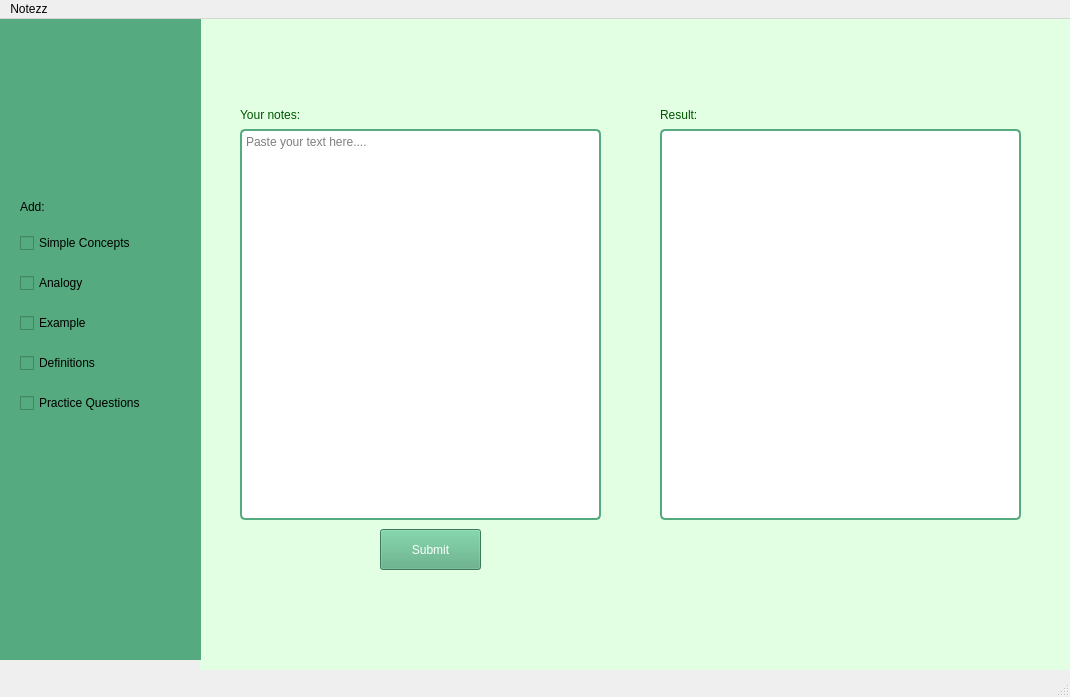
<?xml version="1.0" encoding="UTF-8"?>
<ui version="4.0">
 <class>MainWindow</class>
 <widget class="QMainWindow" name="MainWindow">
  <property name="geometry">
   <rect>
    <x>0</x>
    <y>0</y>
    <width>1070</width>
    <height>697</height>
   </rect>
  </property>
  <property name="windowTitle">
   <string>MainWindow</string>
  </property>
  <widget class="QWidget" name="centralwidget">
   <widget class="QWidget" name="main_widget" native="true">
    <property name="geometry">
     <rect>
      <x>200</x>
      <y>0</y>
      <width>871</width>
      <height>651</height>
     </rect>
    </property>
    <property name="styleSheet">
     <string notr="true">background-color: rgb(226, 255, 227);</string>
    </property>
    <widget class="QLabel" name="your_notes_text">
     <property name="geometry">
      <rect>
       <x>40</x>
       <y>80</y>
       <width>61</width>
       <height>31</height>
      </rect>
     </property>
     <property name="styleSheet">
      <string notr="true">font: 600 9pt &quot;Yu Gothic UI Semibold&quot;;
color: rgb(0, 85, 0);</string>
     </property>
     <property name="text">
      <string>Your notes:</string>
     </property>
    </widget>
    <widget class="QPushButton" name="submit_btn">
     <property name="geometry">
      <rect>
       <x>180</x>
       <y>510</y>
       <width>101</width>
       <height>41</height>
      </rect>
     </property>
     <property name="styleSheet">
      <string notr="true">background-color: rgb(85, 170, 127);
color: white;</string>
     </property>
     <property name="text">
      <string>Submit</string>
     </property>
    </widget>
    <widget class="QLabel" name="result_text">
     <property name="geometry">
      <rect>
       <x>460</x>
       <y>80</y>
       <width>61</width>
       <height>31</height>
      </rect>
     </property>
     <property name="styleSheet">
      <string notr="true">font: 600 9pt &quot;Yu Gothic UI Semibold&quot;;
color: rgb(0, 85, 0);</string>
     </property>
     <property name="text">
      <string>Result:</string>
     </property>
    </widget>
    <widget class="QPlainTextEdit" name="input_box">
     <property name="geometry">
      <rect>
       <x>40</x>
       <y>110</y>
       <width>361</width>
       <height>391</height>
      </rect>
     </property>
     <property name="styleSheet">
      <string notr="true">background-color: rgb(255, 255, 255);
border: 2px solid rgb(85, 170, 127);
border-radius: 5px;
color: black;</string>
     </property>
     <property name="placeholderText">
      <string>Paste your text here....</string>
     </property>
    </widget>
    <widget class="QPlainTextEdit" name="output_box">
     <property name="geometry">
      <rect>
       <x>460</x>
       <y>110</y>
       <width>361</width>
       <height>391</height>
      </rect>
     </property>
     <property name="styleSheet">
      <string notr="true">background-color: rgb(255, 255, 255);
border: 2px solid rgb(85, 170, 127);
border-radius: 5px;
color: black;</string>
     </property>
    </widget>
   </widget>
   <widget class="QWidget" name="side_bar_widget" native="true">
    <property name="geometry">
     <rect>
      <x>0</x>
      <y>0</y>
      <width>201</width>
      <height>641</height>
     </rect>
    </property>
    <property name="styleSheet">
     <string notr="true">background-color: rgb(85, 170, 127);</string>
    </property>
    <widget class="QWidget" name="layoutWidget">
     <property name="geometry">
      <rect>
       <x>20</x>
       <y>200</y>
       <width>161</width>
       <height>211</height>
      </rect>
     </property>
     <layout class="QVBoxLayout" name="verticalLayout">
      <item>
       <widget class="QCheckBox" name="concepts_box">
        <property name="styleSheet">
         <string notr="true">font: 600 9pt &quot;Yu Gothic UI Semibold&quot;;</string>
        </property>
        <property name="text">
         <string>Simple Concepts</string>
        </property>
       </widget>
      </item>
      <item>
       <widget class="QCheckBox" name="analogy_box">
        <property name="styleSheet">
         <string notr="true">font: 600 9pt &quot;Yu Gothic UI Semibold&quot;;</string>
        </property>
        <property name="text">
         <string>Analogy</string>
        </property>
       </widget>
      </item>
      <item>
       <widget class="QCheckBox" name="example_box">
        <property name="styleSheet">
         <string notr="true">font: 600 9pt &quot;Yu Gothic UI Semibold&quot;;</string>
        </property>
        <property name="text">
         <string>Example</string>
        </property>
       </widget>
      </item>
      <item>
       <widget class="QCheckBox" name="definitions_box">
        <property name="styleSheet">
         <string notr="true">font: 600 9pt &quot;Yu Gothic UI Semibold&quot;;</string>
        </property>
        <property name="text">
         <string>Definitions</string>
        </property>
       </widget>
      </item>
      <item>
       <widget class="QCheckBox" name="practice_box">
        <property name="styleSheet">
         <string notr="true">font: 600 9pt &quot;Yu Gothic UI Semibold&quot;;</string>
        </property>
        <property name="text">
         <string>Practice Questions</string>
        </property>
       </widget>
      </item>
     </layout>
    </widget>
    <widget class="QLabel" name="logo">
     <property name="geometry">
      <rect>
       <x>60</x>
       <y>80</y>
       <width>81</width>
       <height>81</height>
      </rect>
     </property>
     <property name="text">
      <string/>
     </property>
     <property name="pixmap">
      <pixmap>LOGO.png</pixmap>
     </property>
     <property name="scaledContents">
      <bool>true</bool>
     </property>
    </widget>
    <widget class="QLabel" name="add_text">
     <property name="geometry">
      <rect>
       <x>20</x>
       <y>180</y>
       <width>49</width>
       <height>16</height>
      </rect>
     </property>
     <property name="text">
      <string>Add:</string>
     </property>
    </widget>
   </widget>
  </widget>
  <widget class="QMenuBar" name="menubar">
   <property name="geometry">
    <rect>
     <x>0</x>
     <y>0</y>
     <width>1070</width>
     <height>33</height>
    </rect>
   </property>
   <widget class="QMenu" name="menuNotezz">
    <property name="title">
     <string>Notezz</string>
    </property>
   </widget>
   <addaction name="menuNotezz"/>
  </widget>
  <widget class="QStatusBar" name="statusbar"/>
 </widget>
 <resources/>
 <connections/>
</ui>
